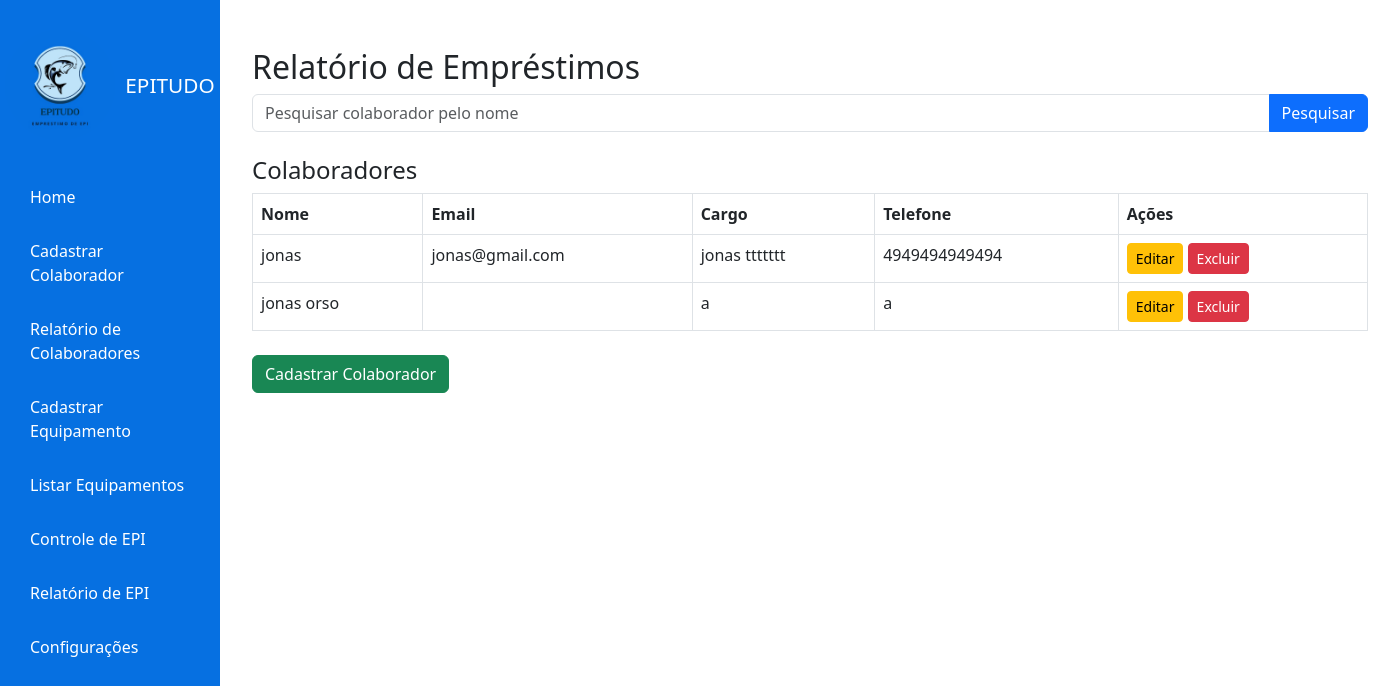
Page /relatorio/ on the earlier database version.
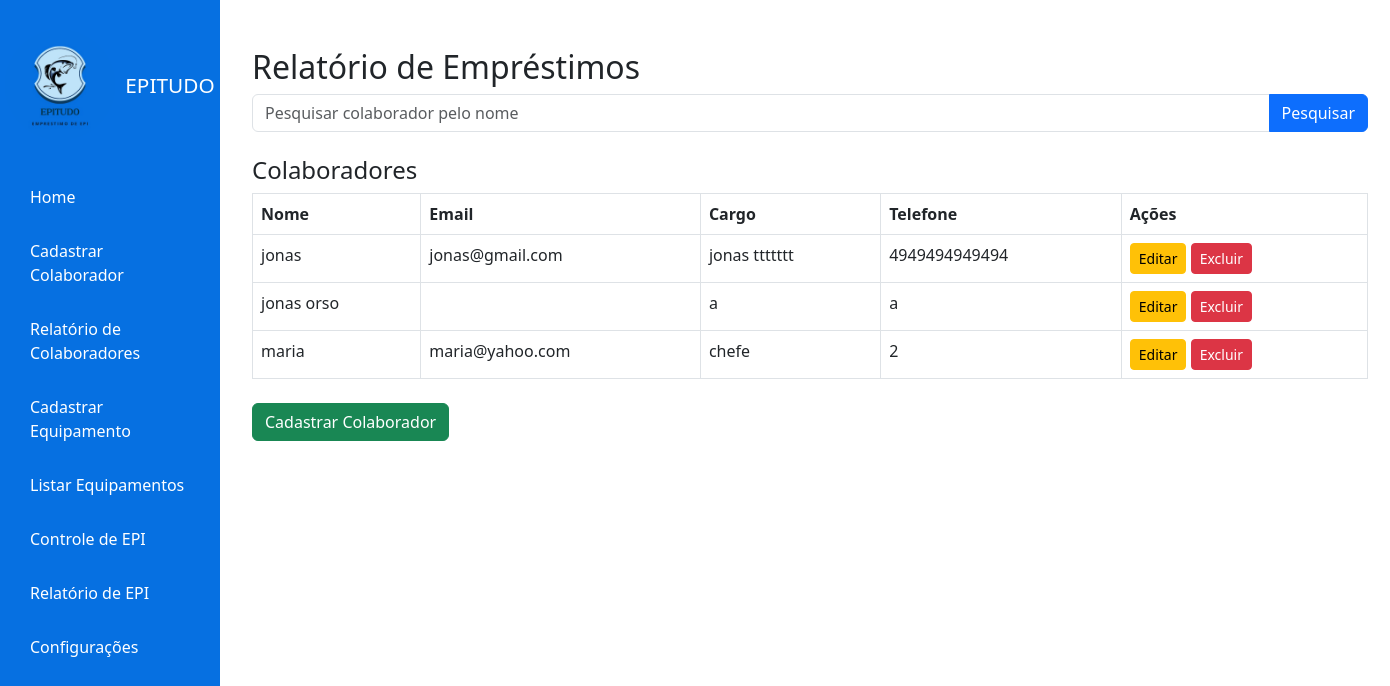
Same page on the later database version.
### home/models.py (models this page shows, shortened)
class Colaborador(models.Model):
	nome = models.CharField(max_length=100)
	email = models.EmailField(blank=True)
	foto = models.URLField(blank=True)
	cargo = models.CharField(max_length=50, blank=True)
	telefone = models.CharField(max_length=20, blank=True)

### home/views.py (the view)
# urls.py: path('relatorio/', relatorio, name='relatorio'),
def relatorio(request):
	nome = request.GET.get('nome', '')
	colaboradores = Colaborador.objects.filter(nome__icontains=nome) if nome else Colaborador.objects.all()
	emprestimos = Emprestimo.objects.filter(colaborador__in=colaboradores)
	return render(request, 'home/relatorio.html', {
		'colaboradores': colaboradores,
		'emprestimos': emprestimos,
		'nome': nome
	})

### home/templates/home/relatorio.html (shortened to what this page needs)
{% load static %}
<!DOCTYPE html>
<html lang="pt-br">
<head>
    <link href="https://cdn.jsdelivr.net/npm/bootstrap@5.3.0/dist/css/bootstrap.min.css" rel="stylesheet">
</head>
<body>
<div class="sidebar" style="width:220px;background:#0670e1;color:#fff;height:100vh;position:fixed;top:0;left:0;display:flex;flex-direction:column;padding-top:30px;">
    <div style="display:flex;align-items:center;justify-content:center;gap:10px;margin-bottom:30px;">
    <img src="{% static 'img/logo.jpeg' %}" alt="Logo" style="width:110px;height:110px;border-radius:50%;">
        <h2 style="margin:0;font-size:1.3em;">EPITUDO</h2>
    </div>
    <a href="/" style="color:#fff;text-decoration:none;padding:15px 30px;display:block;"> Home</a>
    <a href="/colaboradores/cadastrar/" style="color:#fff;text-decoration:none;padding:15px 30px;display:block;"> Cadastrar Colaborador</a>
    <a href="/relatorio/" style="color:#fff;text-decoration:none;padding:15px 30px;display:block;"> Relatório de Colaboradores</a>
    <a href="/equipamentos/cadastrar/" style="color:#fff;text-decoration:none;padding:15px 30px;display:block;"> Cadastrar Equipamento</a>
    <a href="/equipamentos/listar/" style="color:#fff;text-decoration:none;padding:15px 30px;display:block;"> Listar Equipamentos</a>
    <a href="/controle-epi/" style="color:#fff;text-decoration:none;padding:15px 30px;display:block;"> Controle de EPI</a>
    <a href="/relatorio-epi/" style="color:#fff;text-decoration:none;padding:15px 30px;display:block;"> Relatório de EPI</a>
    <a href="#" style="color:#fff;text-decoration:none;padding:15px 30px;display:block;"> Configurações</a>
</div>
    <div class="container mt-5" style="margin-left:240px;">
        <h2>Relatório de Empréstimos</h2>
        <form method="get" class="mb-4">
            <div class="input-group">
                <input type="text" name="nome" class="form-control" placeholder="Pesquisar colaborador pelo nome" value="{{ nome }}">
                <button type="submit" class="btn btn-primary">Pesquisar</button>
            </div>
        </form>
        <h4>Colaboradores</h4>
        <table class="table table-bordered table-hover mb-4">
            <thead>
                <tr>
                    <th>Nome</th>
                    <th>Email</th>
                    <th>Cargo</th>
                    <th>Telefone</th>
                    <th>Ações</th>
                </tr>
            </thead>
            <tbody>
                {% for colaborador in colaboradores %}
                <tr>
                    <td>{{ colaborador.nome }}</td>
                    <td>{{ colaborador.email }}</td>
                    <td>{{ colaborador.cargo }}</td>
                    <td>{{ colaborador.telefone }}</td>
                    <td>
                        <a href="/colaboradores/{{ colaborador.id }}/editar/" class="btn btn-sm btn-warning">Editar</a>
                        <a href="/colaboradores/{{ colaborador.id }}/excluir/" class="btn btn-sm btn-danger">Excluir</a>
                    </td>
                </tr>
                {% empty %}
                <tr>
                    <td colspan="5" class="text-center">Nenhum colaborador encontrado.</td>
                </tr>
                {% endfor %}
            </tbody>
        </table>
        <a href="/colaboradores/cadastrar/" class="btn btn-success">Cadastrar Colaborador</a>
    </div>
</body>
</html>

Differences in the rows shown:
added Colaborador: nome "maria", email "maria@yahoo.com", cargo "chefe", telefone "2"
